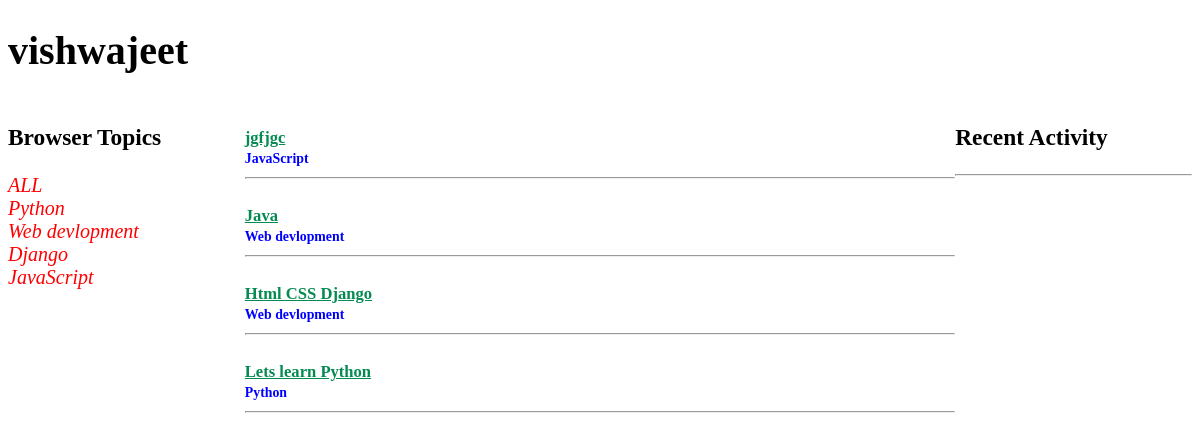
Page /profile/1/ on the committed database.
### base/models.py (models this page shows, shortened)
class Topic(models.Model):
    name = models.CharField(max_length=200)

class Room(models.Model):
    host= models.ForeignKey(User, on_delete=models.SET_NULL , null=True)
    topic=models.ForeignKey(Topic, on_delete=models.SET_NULL , null=True)
    name= models.CharField(max_length=200)
    description = models.TextField(null=True)
    participants= models.ManyToManyField(User, related_name='participants',blank=True)
    updated = models.DateTimeField(auto_now=True)
    created = models.DateTimeField(auto_now_add=True)
    class Meta:
        ordering = ['-updated', '-created']

### base/views.py (the view)
# urls.py: path('profile/<str:pk>/',  views.userProfile, name="user-profile"),
def userProfile(request,pk):
    user = User.objects.get(id=pk)
    rooms = user.room_set.all()
    room_message = user.message_set.all()
    topics = Topic.objects.all()
    context = {'user':user,'rooms':rooms,'topics':topics,'room_message':room_message}
    return render(request, 'base/profile.html', context)

### base/templates/base/profile.html (shortened to what this page needs)
{% extends 'main.html' %}
{% block content %}
<h1>{{user.username}}</h1>
<div class="profile-container">
    <div>
        {%include 'base/topic_component.html' %}
    </div>
    <div>
        {%include 'base/feed_component.html' %}
    </div>
    <div>
        {%include 'base/acitivity_component.html' %}
    </div>
</div>
{% endblock content %}

### templates/main.html (shortened to what this page needs)
<!DOCTYPE html>
{% load static  %}
<html lang="en">
<head>
    <link rel="stylesheet" href="{% static 'styles/main.css' %}"/>
</head>
<body>
    {% block content %}
    {% endblock %}
</body>
</html>

### base/templates/base/topic_component.html (shortened to what this page needs)
{% block content %}
<h3>Browser Topics</h3>
            <div>
            <a class="bt-a" href="{% url 'home' %}">ALL</a>
            {% for topic in topics%}
            <div>
                <a class="bt-a" href="{% url 'home' %}?q={{topic.name}}">{{topic.name}}</a>
            </div>
            {% endfor %}
            </div>
{% endblock content %}

### base/templates/base/feed_component.html (shortened to what this page needs)
{% block content %}
{% for room in rooms %}
<div>
    <h5>
        <a class="room-name" href="{% url 'room' room.id%}">{{room.name}}</a><br>
        <small class="topic-name">{{room.topic.name}}</small>
        <hr>
    </h5>
</div>
{% endfor %}
{% endblock content %}

### base/templates/base/acitivity_component.html (shortened to what this page needs)
{% block content %}
<h3>Recent Activity</h3>
<hr>
{% endblock content %}

### static/styles/main.css (style rules this page uses)
body { font-size: 20px; background-color: #fff; }

### base/templates/base/profile.html (style rules this page uses)
.profile-container { display: grid; grid-template-columns: 1fr 3fr 1fr; }

### base/templates/base/topic_component.html (style rules this page uses)
.bt-a { color: red; font-style: oblique; text-decoration: darkviolet; }

### base/templates/base/feed_component.html (style rules this page uses)
.room-name { color: #058b52;; }
.topic-name { color: blue; }

### rows in the picture
Topic: name "Python"
Topic: name "Web devlopment"
Topic: name "Django"
Topic: name "JavaScript"
Room: name "jgfjgc", topic.name "JavaScript"
Room: name "Java", topic.name "Web devlopment"
Room: name "Html CSS Django", topic.name "Web devlopment"
Room: name "Lets learn Python", topic.name "Python"

### other values in the picture
{{ user.username }} "vishwajeet"
